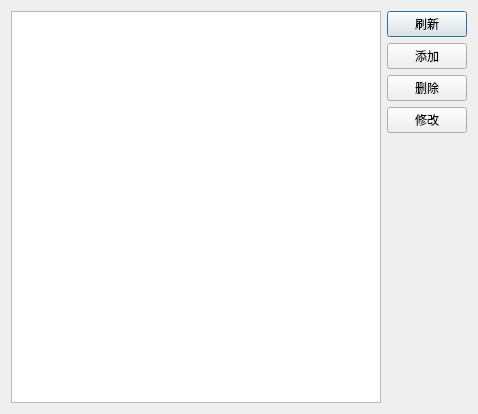
<?xml version="1.0" encoding="UTF-8"?>
<ui version="4.0">
 <class>class_dialog</class>
 <widget class="QDialog" name="class_dialog">
  <property name="geometry">
   <rect>
    <x>0</x>
    <y>0</y>
    <width>478</width>
    <height>412</height>
   </rect>
  </property>
  <property name="windowTitle">
   <string>药品属性设置</string>
  </property>
  <layout class="QGridLayout" name="gridLayout_2">
   <item row="0" column="1">
    <layout class="QGridLayout" name="gridLayout">
     <item row="0" column="0">
      <layout class="QVBoxLayout" name="verticalLayout">
       <item>
        <widget class="QPushButton" name="refresh_btn">
         <property name="text">
          <string>刷新</string>
         </property>
        </widget>
       </item>
       <item>
        <widget class="QPushButton" name="add_btn">
         <property name="text">
          <string>添加</string>
         </property>
        </widget>
       </item>
       <item>
        <widget class="QPushButton" name="del_btn">
         <property name="text">
          <string>删除</string>
         </property>
        </widget>
       </item>
       <item>
        <widget class="QPushButton" name="modify_btn">
         <property name="text">
          <string>修改</string>
         </property>
        </widget>
       </item>
       <item>
        <spacer name="verticalSpacer">
         <property name="orientation">
          <enum>Qt::Orientation::Vertical</enum>
         </property>
         <property name="sizeType">
          <enum>QSizePolicy::Policy::Fixed</enum>
         </property>
         <property name="sizeHint" stdset="0">
          <size>
           <width>20</width>
           <height>270</height>
          </size>
         </property>
        </spacer>
       </item>
      </layout>
     </item>
    </layout>
   </item>
   <item row="0" column="0">
    <widget class="QTableView" name="class_set_tableView"/>
   </item>
  </layout>
 </widget>
 <resources/>
 <connections/>
</ui>
